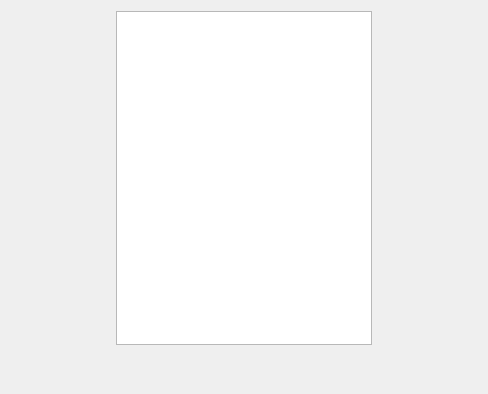
<?xml version="1.0" encoding="UTF-8"?>
<ui version="4.0">
 <class>SegmentationVisualizationSettingsDialog</class>
 <widget class="QWidget" name="SegmentationVisualizationSettingsDialog">
  <property name="geometry">
   <rect>
    <x>0</x>
    <y>0</y>
    <width>488</width>
    <height>394</height>
   </rect>
  </property>
  <property name="windowTitle">
   <string>Visualization Settings</string>
  </property>
  <layout class="QVBoxLayout" name="verticalLayout">
   <item>
    <layout class="QHBoxLayout" name="horizontalLayout">
     <item>
      <widget class="QListView" name="m_representationList">
       <property name="sizePolicy">
        <sizepolicy hsizetype="Maximum" vsizetype="Expanding">
         <horstretch>0</horstretch>
         <verstretch>0</verstretch>
        </sizepolicy>
       </property>
      </widget>
     </item>
     <item>
      <layout class="QHBoxLayout" name="m_settingsLayout"/>
     </item>
    </layout>
   </item>
   <item>
    <layout class="QHBoxLayout" name="horizontalLayout_2">
     <item>
      <spacer name="horizontalSpacer_5">
       <property name="orientation">
        <enum>Qt::Horizontal</enum>
       </property>
       <property name="sizeHint" stdset="0">
        <size>
         <width>40</width>
         <height>20</height>
        </size>
       </property>
      </spacer>
     </item>
     <item>
      <widget class="QPushButton" name="m_acceptChanges">
       <property name="sizePolicy">
        <sizepolicy hsizetype="Fixed" vsizetype="Fixed">
         <horstretch>0</horstretch>
         <verstretch>0</verstretch>
        </sizepolicy>
       </property>
       <property name="minimumSize">
        <size>
         <width>32</width>
         <height>32</height>
        </size>
       </property>
       <property name="maximumSize">
        <size>
         <width>32</width>
         <height>32</height>
        </size>
       </property>
       <property name="baseSize">
        <size>
         <width>32</width>
         <height>32</height>
        </size>
       </property>
       <property name="toolTip">
        <string>Apply changes</string>
       </property>
       <property name="text">
        <string/>
       </property>
       <property name="icon">
        <iconset resource="../../App/rsc/espina.qrc">
         <normaloff>:/espina/accept.png</normaloff>:/espina/accept.png</iconset>
       </property>
       <property name="iconSize">
        <size>
         <width>22</width>
         <height>22</height>
        </size>
       </property>
       <property name="shortcut">
        <string>Ctrl+Return</string>
       </property>
       <property name="flat">
        <bool>true</bool>
       </property>
      </widget>
     </item>
     <item>
      <widget class="QPushButton" name="m_rejectChanges">
       <property name="sizePolicy">
        <sizepolicy hsizetype="Fixed" vsizetype="Fixed">
         <horstretch>0</horstretch>
         <verstretch>0</verstretch>
        </sizepolicy>
       </property>
       <property name="minimumSize">
        <size>
         <width>32</width>
         <height>32</height>
        </size>
       </property>
       <property name="maximumSize">
        <size>
         <width>32</width>
         <height>32</height>
        </size>
       </property>
       <property name="baseSize">
        <size>
         <width>32</width>
         <height>32</height>
        </size>
       </property>
       <property name="toolTip">
        <string>Reject changes</string>
       </property>
       <property name="text">
        <string/>
       </property>
       <property name="icon">
        <iconset resource="../../App/rsc/espina.qrc">
         <normaloff>:/espina/cancel.png</normaloff>:/espina/cancel.png</iconset>
       </property>
       <property name="iconSize">
        <size>
         <width>22</width>
         <height>22</height>
        </size>
       </property>
       <property name="flat">
        <bool>true</bool>
       </property>
      </widget>
     </item>
    </layout>
   </item>
  </layout>
 </widget>
 <resources>
  <include location="../../App/rsc/espina.qrc"/>
 </resources>
 <connections/>
</ui>
